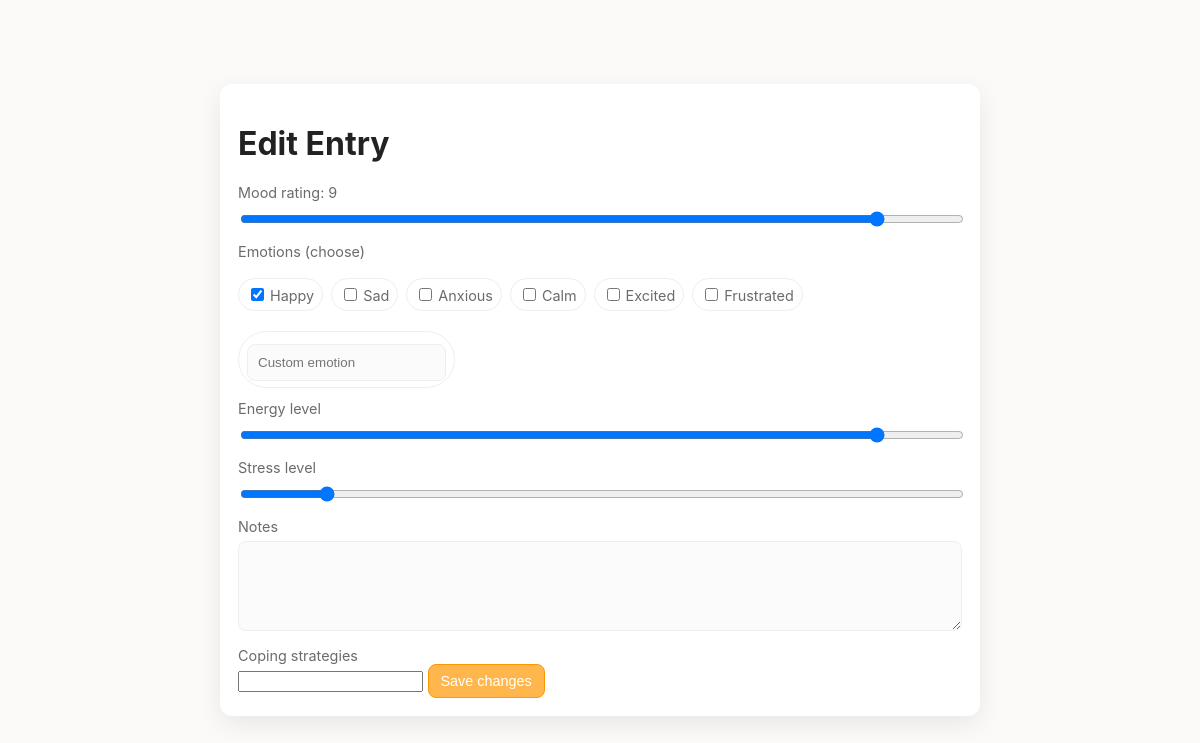
Screenshot of /entry/2/edit (signed in) with the database file from the repository.
### tables this page shows
CREATE TABLE entries (
            id INTEGER PRIMARY KEY AUTOINCREMENT,
            user_id INTEGER NOT NULL,
            created_at DATETIME DEFAULT CURRENT_TIMESTAMP,
            mood_rating INTEGER,
            emotions TEXT,          -- json list
            energy_level INTEGER,
            stress_level INTEGER,
            notes_encrypted TEXT,
            coping TEXT,            -- json or text
            sentiment TEXT,
            FOREIGN KEY(user_id) REFERENCES users(id) ON DELETE CASCADE
        );

### app.py (the view, shortened to what this page needs)
@app.route("/entry/<int:eid>/edit", methods=["GET", "POST"])
@login_required
def edit_entry(eid):
    user_id = session["user_id"]
    conn = get_db()
    c = conn.cursor()
    c.execute("SELECT * FROM entries WHERE id=? AND user_id=?", (eid, user_id))
    row = c.fetchone()
    if not row:
        conn.close()
        flash("Entry not found.", "warning")
        return redirect(url_for("entries_page"))
    notes_plain = decrypt_text(row["notes_encrypted"]) if row["notes_encrypted"] else ""
    entry = {
        "id": row["id"],
        "mood_rating": row["mood_rating"],
        "emotions": json.loads(row["emotions"]) if row["emotions"] else [],
        "energy_level": row["energy_level"],
        "stress_level": row["stress_level"],
        "notes": notes_plain,
        "coping": json.loads(row["coping"]) if row["coping"] else [],
        "sentiment": row["sentiment"],
        "created_at": row["created_at"]
    }
    conn.close()
    return render_template("edit_entry.html", entry=entry)

### app.py (called while the page is built)
def get_db():
    conn = sqlite3.connect(DB_PATH)
    conn.row_factory = sqlite3.Row
    return conn

def login_required(fn):
    @wraps(fn)
    def wrapper(*args, **kwargs):
        if "user_id" not in session:
            flash("Please log in.", "warning")
            return redirect(url_for("login"))
        return fn(*args, **kwargs)
    return wrapper

### templates/edit_entry.html (shortened to what this page needs)
{% extends "base.html" %}
{% block content %}
<div class="card">
  <h1>Edit Entry</h1>
  <form method="post">
    <label>Mood rating: <span id="moodValue">{{ entry.mood_rating }}</span></label>
    <input type="range" id="mood" name="mood_rating" min="1" max="10" value="{{ entry.mood_rating }}" oninput="document.getElementById('moodValue').innerText=this.value">
    <label>Emotions (choose)</label>
    <div class="chips">
      {% for e in ['Happy','Sad','Anxious','Calm','Excited','Frustrated'] %}
      <label class="chip"><input type="checkbox" name="emotions" value="{{ e }}" {% if e in entry.emotions %}checked{% endif %}>{{ e }}</label>
      {% endfor %}
      <label class="chip"><input type="text" name="emotions" placeholder="Custom emotion"></label>
    </div>
    <label>Energy level</label>
    <input type="range" name="energy_level" min="1" max="10" value="{{ entry.energy_level }}">
    <label>Stress level</label>
    <input type="range" name="stress_level" min="1" max="10" value="{{ entry.stress_level }}">
    <label>Notes</label>
    <textarea name="notes" rows="4">{{ entry.notes }}</textarea>
    <label>Coping strategies</label>
    <input name="coping" value="{{ entry.coping | join(', ') }}" />
    <button class="btn primary" type="submit">Save changes</button>
  </form>
</div>
{% endblock %}

### static/style.css (style rules this page uses)
:root { --bg: #fbfaf8; --card: #fff; --muted: #6b6b6b; --accent: #ffb74d; --accent-600: #ff9800; --danger: #e74c3c; --shadow: 0 8px 24px rgba(0,0,0,0.08); --radius: 12px; --pad: 18px; font-family: Inter, system-ui, -apple-system, "Segoe UI", Roboto, "Helvetica Neue", Arial; }
* { box-sizing:border-box }
html,body { height:100%;margin:0;background:var(--bg);color:#222 }
.card { width:100%; max-width:760px; background:var(--card); border-radius:var(--radius); box-shadow:var(--shadow); padding:var(--pad); margin:12px; }
.btn { display:inline-block;padding:8px 12px;border-radius:8px;border:1px solid rgba(0,0,0,0.06); background:transparent;text-decoration:none;color:#222;font-size:0.9rem;cursor:pointer; }
.btn.primary { background:var(--accent);color:#fff;border-color:var(--accent-600) }
label { display:block;margin-top:12px;color:var(--muted);font-size:0.9rem }
input[type="text"],input[type="email"],input[type="password"],textarea { width:100%;padding:10px;border-radius:8px;border:1px solid #eee;margin-top:6px;background:#fbfbfb; }
textarea { min-height:90px;resize:vertical }
input[type="range"] { width:100%;margin-top:10px }
.chips { display:flex;flex-wrap:wrap;gap:8px;margin-top:6px }
.chip { background:#fff;padding:6px 8px;border-radius:999px;border:1px solid #eee;font-size:0.9rem }
.chip input[type="checkbox"] { margin-right:6px }

### rows the page displays
entries: mood_rating "9", energy_level "9", stress_level "2"

### other values shown
{{ e }} "Happy" "Sad" "Anxious" "Calm" "Excited" "Frustrated"
